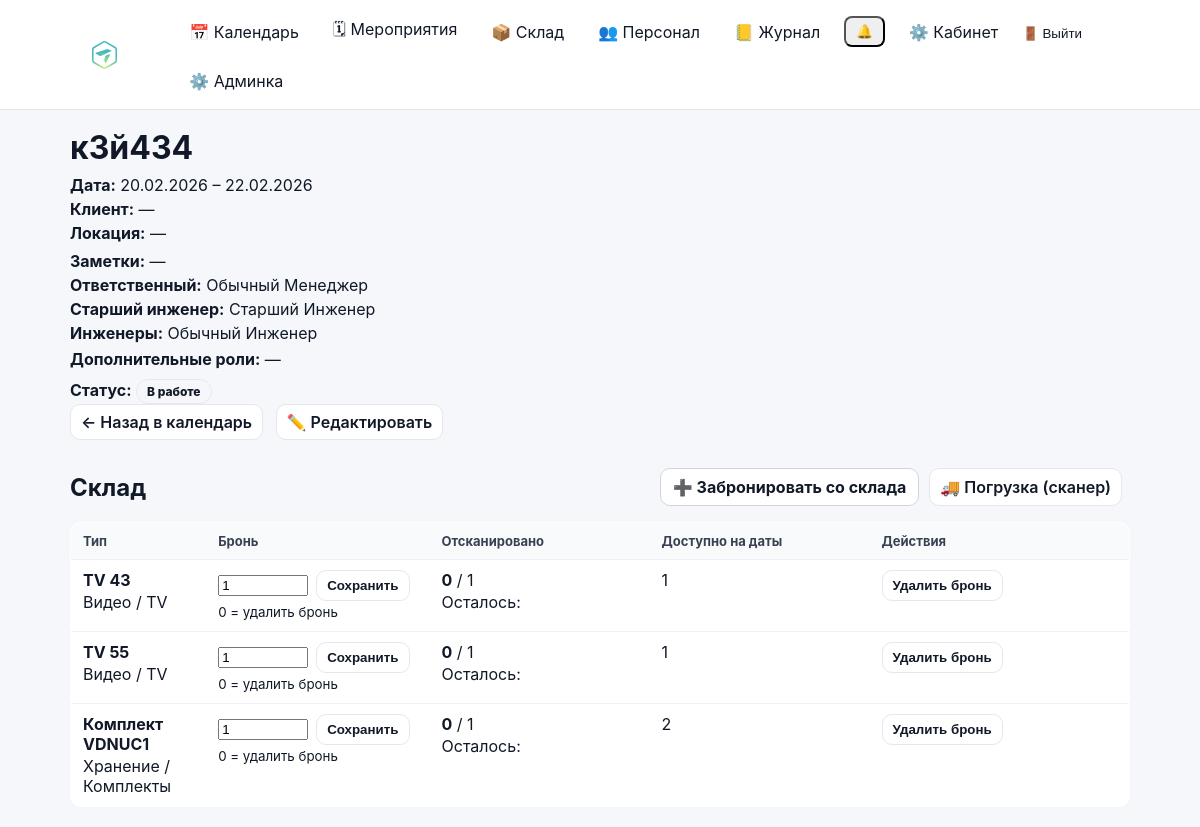
/events/67/?year=2026&month=2 (signed in), run on an earlier commit of the app's database.
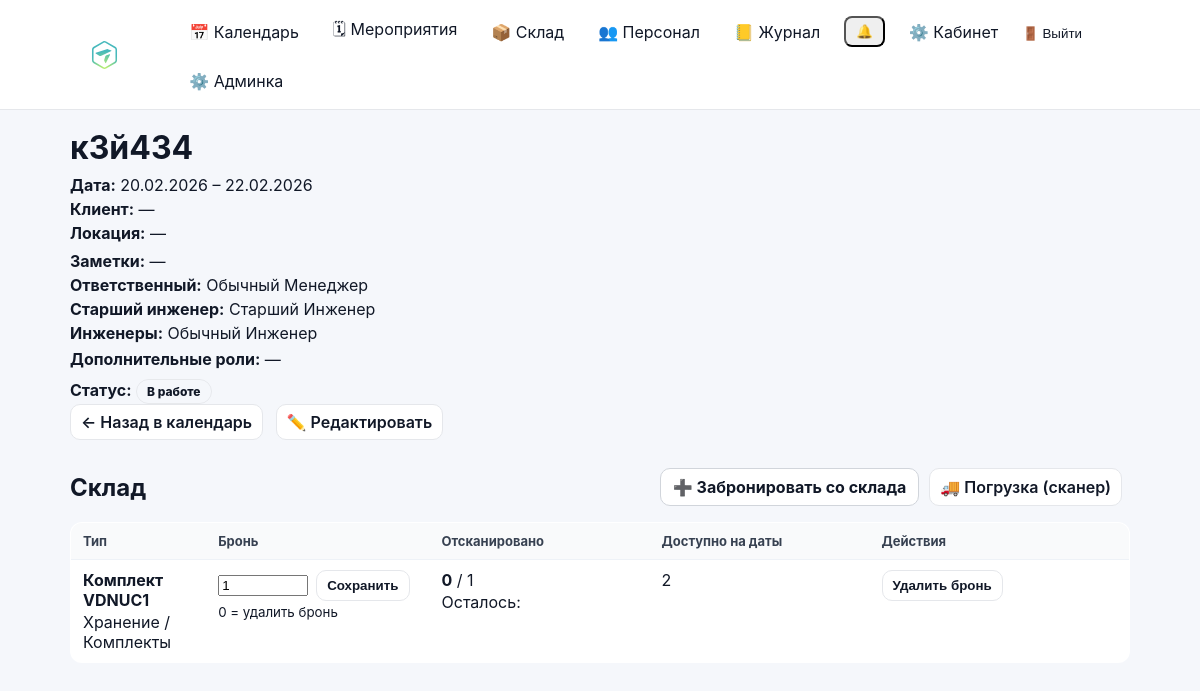
And on a later commit of the database.
### events/models.py (models this page shows, shortened)
class Event(models.Model):
    class Meta:
        permissions = [
            ("edit_event_card", "Can edit event card (dates/status/etc)"),
            ("edit_event_equipment", "Can edit event equipment (own/rented)"),
        ]
    STATUS_DRAFT = "draft"
    STATUS_CONFIRMED = "confirmed"
    STATUS_IN_PROGRESS = "in_progress"
    STATUS_CLOSED = "closed"
    STATUS_PROBLEM = "problem"
    STATUS_CHOICES = (
        (STATUS_DRAFT, "Черновик"),
        (STATUS_CONFIRMED, "Подтвержден"),
        (STATUS_IN_PROGRESS, "В работе"),
        (STATUS_CLOSED, "Закрыто"),
        (STATUS_PROBLEM, "Проблема"),
    )
    STATUS_ACTIVE = (
        STATUS_DRAFT,
        STATUS_CONFIRMED,
        STATUS_IN_PROGRESS,
    )
    STATUS_TRANSITIONS: dict[str, tuple[str, ...]] = {
        STATUS_DRAFT: (STATUS_CONFIRMED,),
        STATUS_CONFIRMED: (STATUS_DRAFT,),
        STATUS_IN_PROGRESS: (),
        STATUS_CLOSED: (),
        STATUS_PROBLEM: (),
    }
    name = models.CharField(max_length=200)
    start_date = models.DateField()
    end_date = models.DateField(blank=True, null=True)
    client = models.CharField(max_length=200, blank=True)
    location = models.CharField(max_length=200, blank=True)
    responsible = models.ForeignKey(
        User,
        on_delete=models.SET_NULL,
        null=True,
        related_name="events",
    )
    s_engineer = models.ForeignKey(
        User,
        on_delete=models.SET_NULL,
        null=True,
        blank=True,
        related_name="senior_events",
    )
    engineers = models.ManyToManyField(
        User,
        blank=True,
        related_name="engineer_events",
    )
    notes = models.TextField(blank=True, default="")
    is_deleted = models.BooleanField(default=False)
    deleted_at = models.DateTimeField(null=True, blank=True)
    status = models.CharField(
        max_length=20,
        choices=STATUS_CHOICES,
        default=STATUS_DRAFT,
    )
    created_at = models.DateTimeField(auto_now_add=True)
    def allowed_next_statuses(self) -> tuple[str, ...]:
        return self.STATUS_TRANSITIONS.get(self.status, ())

class EventStockReservation(models.Model):
    event = models.ForeignKey(Event, on_delete=models.CASCADE, related_name="stock_reservations")
    equipment_type = models.ForeignKey(StockEquipmentType, on_delete=models.PROTECT, related_name="event_reservations")
    quantity = models.PositiveIntegerField(default=1)
    created_at = models.DateTimeField(auto_now_add=True)
    created_by = models.ForeignKey(
        User,
        on_delete=models.SET_NULL,
        null=True,
        blank=True,
        related_name="created_stock_reservations",
    )
    class Meta:
        unique_together = ("event", "equipment_type")
        ordering = ["equipment_type__category__name", "equipment_type__subcategory__name", "equipment_type__name", "id"]
    @staticmethod
    def available_for_dates(equipment_type: StockEquipmentType, start_date, end_date, exclude_event_id: int | None = None) -> int:
        total_physical = StockEquipmentItem.objects.filter(
            equipment_type=equipment_type
        ).exclude(status=StockEquipmentItem.STATUS_REPAIR).count()
        qs = EventStockReservation.objects.select_related("event").filter(equipment_type=equipment_type)
        if exclude_event_id:
            qs = qs.exclude(event_id=exclude_event_id)
        qs = qs.filter(event__start_date__lte=end_date, event__end_date__gte=start_date)
        reserved = qs.aggregate(models.Sum("quantity")).get("quantity__sum") or 0
        return max(0, total_physical - reserved)

### accounts/models.py (models this page shows, shortened)
class User(AbstractUser):
    phone = models.CharField("Телефон", max_length=30, blank=True, default="")
    patronymic = models.CharField("Отчество", max_length=150, blank=True, default="")
    class Meta(AbstractUser.Meta):
        permissions = [
            ("manage_staff", "Can manage staff (users/roles)"),
        ]
    def get_full_name(self) -> str:
        parts = [self.last_name, self.first_name, self.patronymic]
        return " ".join([p.strip() for p in parts if p and p.strip()]).strip() or self.username

### inventory/models.py (models this page shows, shortened)
class StockEquipmentType(models.Model):
    name = models.CharField(max_length=255)
    category = models.ForeignKey(StockCategory, on_delete=models.PROTECT)
    subcategory = models.ForeignKey(
        StockSubcategory,
        on_delete=models.PROTECT,
        null=True,
        blank=True
    )
    power_w = models.PositiveIntegerField(
        null=True,
        blank=True,
        verbose_name="Потребляемая мощность (Вт)"
    )
    dimensions_mm = models.CharField(
        max_length=100,
        null=True,
        blank=True,
        verbose_name="Габариты (мм)"
    )
    weight_kg = models.DecimalField(
        max_digits=6,
        decimal_places=2,
        null=True,
        blank=True,
        verbose_name="Вес (кг)"
    )
    name = models.CharField(max_length=200)
    description = models.TextField(blank=True)
    weight_kg = models.DecimalField(max_digits=8, decimal_places=3, null=True, blank=True)
    width_mm = models.PositiveIntegerField(null=True, blank=True)
    height_mm = models.PositiveIntegerField(null=True, blank=True)
    depth_mm = models.PositiveIntegerField(null=True, blank=True)
    power_watt = models.PositiveIntegerField(null=True, blank=True)
    is_active = models.BooleanField(default=True)
    created_at = models.DateTimeField(auto_now_add=True)
    class Meta:
        verbose_name = "Тип оборудования склада"
        verbose_name_plural = "Типы оборудования склада"
        unique_together = ("category", "subcategory", "name")
        ordering = ["category__name", "subcategory__name", "name", "id"]

class StockCategory(models.Model):
    name = models.CharField(max_length=100, unique=True)
    class Meta:
        verbose_name = "Категория склада"
        verbose_name_plural = "Категории склада"
        ordering = ["name", "id"]

class StockSubcategory(models.Model):
    category = models.ForeignKey(StockCategory, on_delete=models.PROTECT, related_name="subcategories")
    name = models.CharField(max_length=100)
    class Meta:
        verbose_name = "Подкатегория склада"
        verbose_name_plural = "Подкатегории склада"
        unique_together = ("category", "name")
        ordering = ["category__name", "name", "id"]

### events/views.py (the view, shortened to what this page needs)
# urls.py: path("events/<int:event_id>/", views.event_detail_view, name="event_detail"),
@login_required
def event_detail_view(request: HttpRequest, event_id: int) -> HttpResponse:
    can_manage = can_edit_event_card(request.user)
    can_view_all = _can_view_all_events(request.user)
    base_qs = (Event.objects.select_related("responsible", "s_engineer").prefetch_related("engineers", "role_slots__role", "role_slots__users"))
    if not can_manage:
        base_qs = base_qs.filter(is_deleted=False)
    if not can_view_all:
        base_qs = base_qs.filter(is_deleted=False).filter(_participation_q(request.user)).distinct()
    event = get_object_or_404(base_qs, id=event_id)
    stock_reservations = (
        EventStockReservation.objects.filter(event=event)
        .select_related("equipment_type", "equipment_type__category", "equipment_type__subcategory")
        .order_by("equipment_type__category__name", "equipment_type__subcategory__name", "equipment_type__name", "id")
    )
    stock_rows = []
    stock_shortages = []
    issued_qs = (
        EventStockIssue.objects.filter(event=event, returned_at__isnull=True)
        .select_related("item", "item__equipment_type")
    )
    issued_counts: dict[int, int] = defaultdict(int)
    for iss in issued_qs:
        issued_counts[iss.item.equipment_type_id] += 1
    for r in stock_reservations:
        available = _stock_available_for_event(event, r.equipment_type, exclude_event_id=event.id)
        shortage = max(0, r.quantity - available)
        stock_rows.append({
            "reservation": r,
            "available": available,
            "shortage": shortage,
            "issued": issued_counts.get(r.equipment_type_id, 0),
        })
    return render(request, "events/event_detail.html", {
        "event": event,
        "issued_items": issued_qs,
        "stock_rows": stock_rows,
        "stock_shortages": stock_shortages,
        "can_modify": can_manage,
        "can_edit_equipment": can_edit_event_equipment(request.user),
    })

### events/templates/events/event_detail.html (shortened to what this page needs)
{% extends "base.html" %}
{% load event_extras %}
{% block content %}
<div class="page-head">
  <div>
    <h1 style="margin:0;">{{ event.name }}</h1>
    <div class="muted" style="margin-top:8px;">
      <div><strong>Дата:</strong>
        {% if event.start_date == event.end_date %}
          {{ event.start_date|date:"d.m.Y" }}
        {% else %}
          {{ event.start_date|date:"d.m.Y" }} – {{ event.end_date|date:"d.m.Y" }}
        {% endif %}
      </div>
      <div style="margin-top:4px;"><strong>Клиент:</strong> {{ event.client|default:"—" }}</div>
      <div style="margin-top:4px;"><strong>Локация:</strong> {{ event.location|default:"—" }}</div>
      <div style="margin-top:8px;"><strong>Заметки:</strong>
        {% if event.notes %}
          <div style="margin-top:6px; white-space:pre-wrap;">{{ event.notes }}</div>
        {% else %}
          <span class="muted">—</span>
        {% endif %}
      </div>
      <div style="margin-top:4px;"><strong>Ответственный:</strong>
        {{ event.responsible.get_full_name|default:event.responsible.username }}
      </div>
      <div style="margin-top:4px;"><strong>Старший инженер:</strong>
        {% if event.s_engineer %}
          {{ event.s_engineer.get_full_name|default:event.s_engineer.username }}
        {% else %}
          —
        {% endif %}
      </div>
      <div style="margin-top:4px;"><strong>Инженеры:</strong>
        {% if event.engineers.all %}
          {% for u in event.engineers.all %}
            {{ u.get_full_name|default:u.username }}{% if not forloop.last %}, {% endif %}
          {% endfor %}
        {% else %}
          —
        {% endif %}
      </div>
      <div style="margin-top:6px;">
        <strong>Дополнительные роли:</strong>
        {% if event.role_slots.all %}
          <div style="margin-top:6px;">
            {% for slot in event.role_slots.all %}
              <div style="margin-top:4px;">
                <strong>{{ slot.role.name }}:</strong>
                {% if slot.users.all %}
                  {% for user in slot.users.all %}
                    {{ user.get_full_name|default:user.username }}{% if not forloop.last %}, {% endif %}
                  {% endfor %}
                {% else %}
                  —
                {% endif %}
              </div>
            {% endfor %}
          </div>
        {% else %}
          —
        {% endif %}
      </div>
    </div>
    <div style="margin-top:10px;">
      <strong>Статус:</strong>
      <span class="status-pill status-{{ event.status }}">{{ event.get_status_display }}</span>
    </div>
  </div>
  <div class="page-actions">
    {% with y=request.GET.year m=request.GET.month %}
      <a class="btn-secondary" href="{% url 'calendar' %}{% if y and m %}?year={{ y }}&month={{ m }}{% endif %}">← Назад в календарь</a>
    {% endwith %}
    {% if can_modify %}
      <a class="btn-secondary" href="{% url 'event_edit' event.id %}{% if request.GET.year and request.GET.month %}?year={{ request.GET.year }}&month={{ request.GET.month }}{% endif %}">✏️ Редактировать</a>
      <div style="height:10px;"></div>
    {% endif %}
  </div>
</div>
<div class="card" style="margin-top:18px;">
  <div style="display:flex; align-items:center; justify-content:space-between; gap:12px;">
    <h2 style="margin:0;">Склад</h2>
    {% if can_edit_equipment %}
      <div style="display:flex; gap:10px; flex-wrap:wrap;">
        <a class="btn" href="{% url 'event_stock_add' event.id %}">➕ Забронировать со склада</a>
        <a class="btn-secondary" href="{% url 'event_stock_load' event.id %}">🚚 Погрузка (сканер)</a>
      </div>
    {% endif %}
  </div>
  {% if stock_rows %}
    <table class="list-table">
      <thead>
        <tr>
          <th>Тип</th>
          <th style="width:200px;">Бронь</th>
          <th style="width:220px;">Отсканировано</th>
          <th style="width:220px;">Доступно на даты</th>
          {% if can_edit_equipment %}
            <th style="width:260px;">Действия</th>
          {% endif %}
        </tr>
      </thead>
      <tbody>
        {% for row in stock_rows %}
          <tr>
            <td>
              <div><strong>{{ row.reservation.equipment_type.name }}</strong></div>
              <div class="muted" style="margin-top:2px;">
                {{ row.reservation.equipment_type.category.name }}
                {% if row.reservation.equipment_type.subcategory %} / {{ row.reservation.equipment_type.subcategory.name }}{% endif %}
              </div>
            </td>
            <td>
              {% if can_edit_equipment %}
                <form method="post" action="{% url 'event_stock_update_qty' event.id row.reservation.id %}" style="display:flex; gap:8px; align-items:center;">
                  <input type="number" name="quantity" value="{{ row.reservation.quantity }}" min="0" style="width:90px;">
                  <button class="btn-secondary" type="submit">Сохранить</button>
                </form>
                <small class="muted">0 = удалить бронь</small>
              {% else %}
                {{ row.reservation.quantity }}
              {% endif %}
            </td>
            <td>
              <div>
                <strong>{{ row.issued|default:0 }}</strong> / {{ row.reservation.quantity }}
              </div>
              {% if row.issued and row.issued|add:0 >= row.reservation.quantity %}
                <div class="muted" style="margin-top:2px;">✅ План закрыт</div>
              {% else %}
                <div class="muted" style="margin-top:2px;">Осталось: {{ row.remaining }}</div>
              {% endif %}
            </td>
            <td>
              {{ row.available }}
            </td>
            {% if can_edit_equipment %}
              <td>
                <form method="post" action="{% url 'event_stock_delete' event.id row.reservation.id %}" style="display:inline;">
                  <button class="btn-secondary" type="submit">Удалить бронь</button>
                </form>
              </td>
            {% endif %}
          </tr>
        {% endfor %}
      </tbody>
    </table>
  {% else %}
    <div class="muted" style="margin-top:10px;">Пока нет броней. Добавь бронирование со склада.</div>
  {% endif %}
</div>
{% endblock %}

### backend/templates/base.html (shortened to what this page needs)
{% load static %}
<!doctype html>
<html lang="ru">
<head>
  <link rel="stylesheet" href="{% static 'css/base.css' %}">
  <link rel="stylesheet" href="{% static 'css/calendar.css' %}">
</head>
<body>
  <header class="topbar">
    <div class="container topbar-inner">
<a href="{% url 'calendar' %}" class="nav-logo">
    <img src="{% static 'images/VidiumLogo.svg' %}"
         alt="Vidium"
         class="logo-img">
</a>
      {% if user.is_authenticated %}
        <nav class="nav">
          <a class="nav-link" href="{% url 'calendar' %}">📅 Календарь</a>
          <a class="nav-link" href="{% url 'event_list' %}">🗓 Мероприятия</a>
          {% if can_view_stock %}
            <a class="nav-link" href="{% url 'stock_type_list' %}">📦 Склад</a>
          {% endif %}
          {% if can_manage_staff %}
            <a class="nav-link" href="{% url 'personnel' %}">👥 Персонал</a>
            <a class="nav-link" href="{% url 'audit_list' %}">📒 Журнал</a>
          {% endif %}
          <div class="notif-wrap">
            <button type="button" class="nav-link notif-bell" id="notifBell" aria-label="Уведомления">
              🔔
              <span class="notif-dot{% if notifications_unread_count|default:0 > 0 %} is-on{% endif %}" id="notifDot"></span>
            </button>
          </div>
          <a class="nav-link" href="{% url 'cabinet:dashboard' %}">⚙️ Кабинет</a>
          <form method="post" action="{% url 'logout' %}" style="display:inline;">
  <button type="submit" class="nav-link" style="background:none;border:none;padding:0;cursor:pointer;">
    🚪 Выйти
  </button>
</form>
          {% if user.is_superuser %}
            <a class="nav-link" href="/admin/">⚙️ Админка</a>
          {% endif %}
        </nav>
      {% endif %}
    </div>
  </header>
  <main class="container" style="padding-top: 18px;">
    {% block content %}{% endblock %}
  </main>
</body>
</html>

What changed in the data, as far as the page shows it:
removed EventStockReservation: reservation.equipment_type.name "TV 43", reservation.equipment_type.category.name "Видео", reservation.equipment_type.subcategory.name "TV", quantity "1", issued "0", reservation.quantity "1", available "1"
removed EventStockReservation: reservation.equipment_type.name "TV 55", reservation.equipment_type.category.name "Видео", reservation.equipment_type.subcategory.name "TV", quantity "1", issued "0", reservation.quantity "1", available "1"
